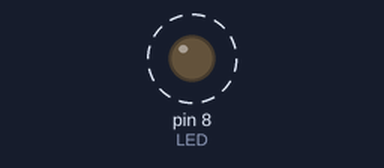
The sketch below on a simulated Arduino Uno, built with avr-gcc and run on an emulated ATmega328P. Shown: output pins drawn as LEDs (lit = HIGH). Dashed ring = blinking. What the sketch prints to the serial monitor is not drawn.

Above: at 0.05 s.
Timing chart, 0 to 3.0 s (numbered marks = the images above):
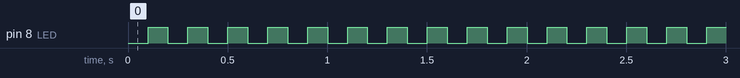

The sketch:

LED_ON.ino
```cpp
const int LED = 8;

void setup(){
    pinMode(LED, OUTPUT);
    digitalWrite(LED, HIGH);
    Serial.begin(9600);
}

void loop(){
  int button = digitalRead(LED);
    Serial.println(button);
    if(button == 1){
        digitalWrite(LED, LOW);
        delay(100);

    }else{
       digitalWrite(LED, HIGH);
       delay(100);
    }

}
```

Measured:
- by itself, pin 8 (LED): alternates HIGH for 0.10 s and LOW for 0.10 s
